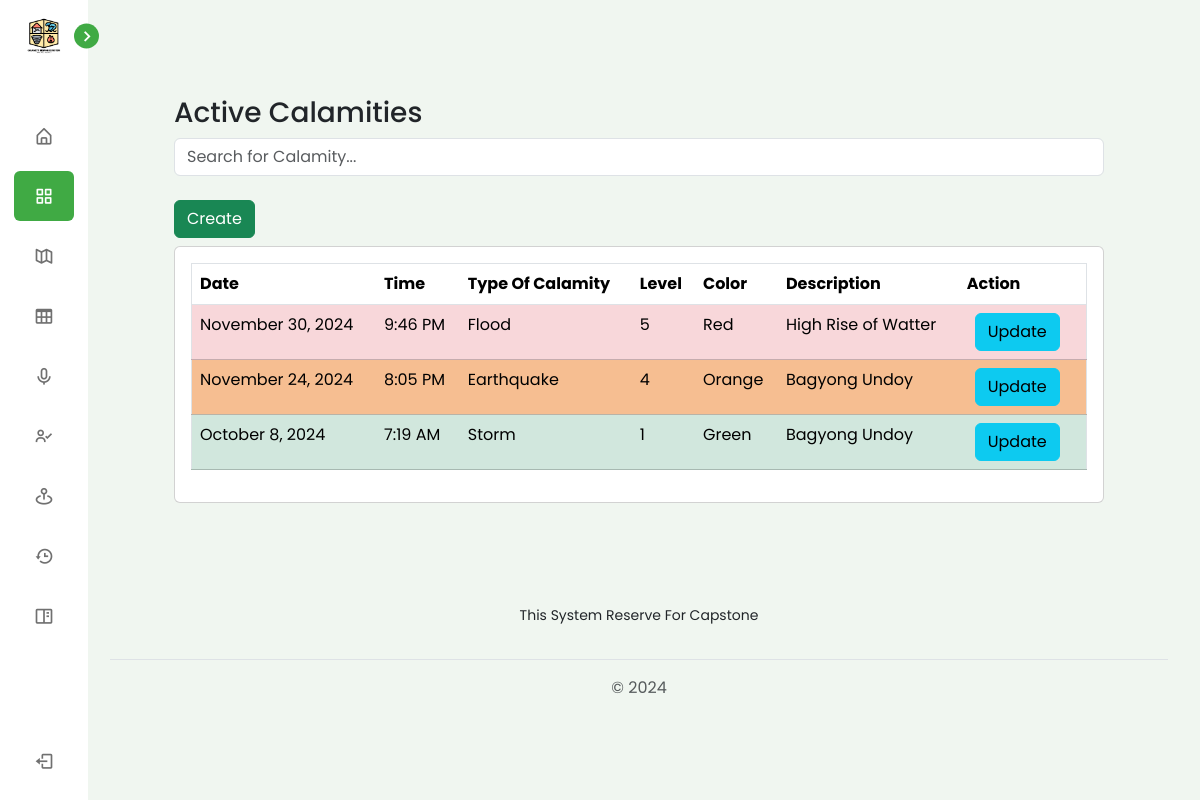
The page /view/pages/admin/calamity.php (signed in) on the database its author committed.
### tables this page shows
CREATE TABLE `tbl_calamity` (
  `id` int(11) NOT NULL,
  `calamity_id` varchar(255) NOT NULL,
  `calamity_type_id` varchar(255) NOT NULL,
  `calamity_status_id` varchar(255) NOT NULL,
  `calamity_description` varchar(255) NOT NULL,
  `calamity_active` tinyint(1) NOT NULL,
  `calamity_date` date NOT NULL,
  `calamity_time` time NOT NULL
);

CREATE TABLE `tbl_type_of_calamity` (
  `id` int(11) NOT NULL,
  `type_calamity_id` varchar(255) NOT NULL,
  `type_calamity_type` varchar(255) NOT NULL,
  `type_calamity_description` varchar(255) NOT NULL
);

CREATE TABLE `tbl_calamity_status` (
  `id` int(11) NOT NULL,
  `status_id` varchar(255) NOT NULL,
  `status_level` varchar(255) NOT NULL,
  `status_color` varchar(255) NOT NULL,
  `status_description` varchar(255) NOT NULL
);

### connection/connection.php (called while the page is built, shortened)
<?php
class config {
    public function __construct(){
        $dsn = "mysql:host=".H.";dbname=".DB;
        $username = U;
        $password = P;
        try {
            $this->pdo = new PDO($dsn, $username, $password);
        } catch (PDOException $e) {
            die("Connection failed: " . $e->getMessage());
        }
    }
}
?>

### controller/CalamityController.php (called while the page is built, shortened)
<?php
require_once('../../../services/CalamityServices.php');
$calamityService = new CalamityServices();
?>

### services/CalamityServices.php (called while the page is built, shortened)
<?php
require_once("../../../connection/connection.php");
class CalamityServices extends config {
    public function getActiveCalamity() {
        try {
            $query = "SELECT
                            c.id,
                            c.calamity_active,
                            c.calamity_date,
                            c.calamity_time,
                            c.calamity_description,
                            cs.status_id,
                            cs.status_level,
                            cs.status_color,
                            cs.status_description,
                            tc.type_calamity_id,
                            tc.type_calamity_type,
                            tc.type_calamity_description
                        FROM
                            tbl_calamity c
                        JOIN
                            tbl_calamity_status cs
                            ON c.calamity_status_id = cs.status_id
                        JOIN
                            tbl_type_of_calamity tc
                            ON c.calamity_type_id = tc.type_calamity_id
                        WHERE
                            c.calamity_active = 1
                        ORDER BY
                            c.calamity_date DESC
                        ";
            $stmt = $this->pdo->prepare($query);
            $stmt->execute();
            $calamities =  $stmt->fetchAll(PDO::FETCH_ASSOC);
            return  $calamities;
        } catch (PDOException $e) {
            echo "Error: " . $e->getMessage();
        }
    }
}
?>

### view/pages/admin/calamity.php (the view, shortened to what this page needs)
<?php
$part = "calamity";
require_once('../../../controller/CalamityController.php');
$activeCalamities = $calamityService->getActiveCalamity();
?>
<?php require_once('../../components/header.php')?>
<div class="p-0 p-md-5">
    <div class="p-4">
        <h3 class="text-dark">Active Calamities</h3>
        <div class="mb-3">
            <input type="text" id="searchInput" class="form-control" placeholder="Search for Calamity...">
        </div>
        <button type="button" class="btn btn-success mx-0 my-md-2"
                                        data-bs-toggle="modal"
                                        data-bs-target="#calamityModal"
                                        data-bs-action="create">
                                        Create
                                    </button>
        <div class="table-responsive card p-3">
            <table border="1" class="table p-3" id="pestData">
                <thead>
                    <tr>
                        <th>Date</th>
                        <th>Time</th>
                        <th>Type Of Calamity</th>
                        <th>Level</th>
                        <th>Color</th>
                        <th>Description</th>
                        <th>Action</th>
                    </tr>
                </thead>
                <tbody>
                    <?php if (!empty($activeCalamities)): ?>
                        <?php foreach ($activeCalamities  as $calamity): ?>
                            <tr class="
                            <?php
                                if($calamity['status_color'] == 'Green') {
                                    echo "table-success";
                                }else if($calamity['status_color'] == 'YellowGreen') {
                                    echo "table-yellowgreen";
                                }else if($calamity['status_color'] == 'Yellow') {
                                    echo "table-warning";
                                }else if($calamity['status_color'] == 'Orange') {
                                    echo "table-orange";
                                }else if($calamity['status_color'] == 'Red') {
                                    echo "table-danger";
                                }
                            ?>
                           ">
                                <td><?php
                                    $date = new DateTime($calamity['calamity_date']);
                                    echo $date->format('F j, Y');
                                ?></td>
                                <td><?php
                                    $time = new DateTime($calamity['calamity_time']);
                                    echo $time->format('g:i A');
                                ?></td>
                                <td><?php echo htmlspecialchars($calamity['type_calamity_type']); ?></td>
                                <td><?php echo htmlspecialchars($calamity['status_level']); ?></td>
                                <td><?php echo htmlspecialchars($calamity['status_color']); ?></td>
                                <td><?php echo htmlspecialchars($calamity['calamity_description']); ?></td>
                                <td>
                                    <button type="button" class="btn btn-info mx-0 mx-md-2 my-1 my-md-0"
                                            data-bs-toggle="modal"
                                            data-bs-target="#calamityModal"
                                            data-bs-id="<?php echo htmlspecialchars($calamity['id']); ?>"
                                            data-bs-calamity_date="<?php echo htmlspecialchars($calamity['calamity_date']); ?>"
                                            data-bs-calamity_description="<?php echo htmlspecialchars($calamity['calamity_description']); ?>"
                                            data-bs-calamity_time="<?php echo htmlspecialchars($calamity['calamity_time']); ?>"
                                            data-bs-type_calamity_type="<?php echo htmlspecialchars($calamity['type_calamity_id']); ?>"
                                            data-bs-status_level="<?php echo htmlspecialchars($calamity['status_id']); ?>"
                                            data-bs-calamity_active="<?php echo htmlspecialchars($calamity['calamity_active']); ?>"
                                            data-bs-action="update">
                                        Update
                                    </button>
                                </td>
                            </tr>
                        <?php endforeach; ?>
                    <?php else: ?>
                        <tr>
                            <td colspan="6" class="text-center">No records found.</td>
                        </tr>
                    <?php endif; ?>
                </tbody>
            </table>
        </div>
    </div>
</div>
<?php require_once('../../components/footer.php')?>

### view/components/header.php (shortened to what this page needs)
<!DOCTYPE html>
<html lang="en">
<head>
    <link rel="stylesheet" href="https://unpkg.com/leaflet@1.9.4/dist/leaflet.css" />
    <link href="https://cdn.jsdelivr.net/npm/bootstrap@5.3.3/dist/css/bootstrap.min.css" rel="stylesheet">
    <link rel="stylesheet" href="https://cdnjs.cloudflare.com/ajax/libs/font-awesome/6.6.0/css/all.min.css" />
    <link rel="stylesheet" href="../../css/sidebar.css">
    <link href='https://unpkg.com/boxicons@2.1.1/css/boxicons.min.css' rel='stylesheet'>
</head>
<body class="px-1 px-md-5">
    <?php if (isset($_SESSION['username']) && $part != "User") {?>
        <nav class='sidebar close'>
                        <header>
                            <div class='image-text'>
                                <span class='image'>
                                    <img src='../../../assets/images/logo.png' alt=''>
                                </span>
                            </div>
                            <i class='bx bx-chevron-right toggle'></i>
                        </header>
                        <div class='menu-bar'>
                            <div class='menu'>
                                <ul class='menu-links p-0'>
                                    <li class='nav-link  <?php echo $part == 'dashboard' ? 'active' : ''; ?>'>
                                        <a href='index.php'>
                                            <i class='bx bx-home-alt icon'></i>
                                        </a>
                                    </li>
                                    <li class='nav-link <?php echo $part == 'calamity' ? 'active' : ''; ?>'>
                                        <a href='calamity.php'>
                                            <i class='bx bx-grid-alt icon'></i>
                                        </a>
                                    </li>
                                    <li class='nav-link <?php echo $part == 'map' ? 'active' : ''; ?>'>
                                        <a href='map.php'>
                                            <i class='bx bx-map-alt icon'></i>
                                        </a>
                                    </li>
                                    <li class='nav-link <?php echo $part == 'table' ? 'active' : ''; ?>'>
                                        <a href='table.php'>
                                            <i class='bx bx-table icon'></i>
                                        </a>
                                    </li>
                                    <li class='nav-link <?php echo $part == 'announcement' ? 'active' : ''; ?>'>
                                        <a href='annoucement.php'>
                                            <i class='bx bx-microphone icon'></i>
                                        </a>
                                    </li>
                                    <li class='nav-link <?php echo $part == 'facilitator' ? 'active' : ''; ?>'>
                                        <a href='facilitator.php'>
                                            <i class='bx bx-user-check icon'></i>
                                        </a>
                                    </li>
                                    <li class='nav-link <?php echo $part == 'evacuation' ? 'active' : ''; ?>'>
                                        <a href='evacaution_location.php'>
                                            <i class='bx bx-map-pin icon'></i>
                                        </a>
                                    </li>
                                    <li class='nav-link <?php echo $part == 'history' ? 'active' : ''; ?>'>
                                        <a href='history.php'>
                                            <i class='bx bx-history icon'></i>
                                        </a>
                                    </li>
                                      <li class='nav-link <?php echo $part == 'report' ? 'active' : ''; ?>'>
                                        <a href='report.php'>
                                            <i class='bx bx-book-content  icon'></i>
                                        </a>
                                    </li>
                                </ul>
                            </div>
                            <div class='bottom-content' class='w-100'>
                                <form action='' method='post' class='w-100'>
                                    <li class='w-100'>
                                        <button type='submit' class='d-flex w-100 btn-logout p-0 py-3' style='padding-left: -10px'>
                                            <i class='bx bx-log-out icon p-0 m-0' style='margin-left: -10px;'></i>
                                        </button>
                                    </li>
                                </form>
                            </div>
                        </div>
                    </nav>
    <?php }?>
   <section class="home mb-3 p-1 p-lg-4 pt-5 pt-md-0 mt-5 mt-lg-0">

### view/components/footer.php (shortened to what this page needs)
    <footer class="py-1 px-2  mt-4">
    <ul class="nav justify-content-center border-bottom pb-3 mb-3">
        <p class="nav-item text-center">
        <small>This System Reserve For Capstone</small>
        </p>
    </ul>
    <p class="text-center text-body-secondary">© 2024</p>
    </footer>
    </section>
</body>
</html>

### view/css/sidebar.css (style rules this page uses)
* { margin: 0; padding: 0; box-sizing: border-box; font-family: 'Poppins', sans-serif; }
:root { --body-color: #f0f6f0; --sidebar-color: #FFF; --primary-color: #40aa44; --primary-color-light: #fffbf5; --toggle-color: #DDD; --text-color: #707070; --tran-03: all 0.2s ease; --tran-03: all 0.3s ease; --tran-04: all 0.3s ease; --tran-05: all 0.3s ease; }
body { min-height: 100vh; background-color: var(--body-color); transition: var(--tran-05); }
.sidebar { position: fixed; top: 0; left: 0; height: 100%; width: 250px; padding: 10px 14px; background: var(--sidebar-color); transition: var(--tran-05); z-index: 100; }
.sidebar.close { width: 88px; }
.sidebar li { height: 50px; list-style: none; display: flex; align-items: center; margin-top: 10px; }
.sidebar header .image, .sidebar .icon { min-width: 60px; border-radius: 6px; }
.sidebar .icon { min-width: 60px; border-radius: 6px; height: 100%; display: flex; align-items: center; justify-content: center; font-size: 20px; }
.sidebar .text, .sidebar .icon { color: var(--text-color); transition: var(--tran-03); }
.sidebar header { position: relative; }
.sidebar header .image-text { display: flex; align-items: center; }
.sidebar header .image { display: flex; align-items: center; justify-content: center; }
.sidebar header .image img { width: 40px; border-radius: 6px; }
.sidebar header .toggle { position: absolute; top: 50%; right: -25px; transform: translateY(-50%) rotate(180deg); height: 25px; width: 25px; background-color: var(--primary-color); color: var(--sidebar-color); border-radius: 50%; display: flex; align-items: center; justify-content: center; font-size: 22px; cursor: pointer; transition: var(--tran-05); }
.sidebar.close .toggle { transform: translateY(-50%) rotate(0deg); }
.sidebar .menu { margin-top: 40px; }
.sidebar li a { list-style: none; height: 100%; background-color: transparent; display: flex; align-items: center; height: 100%; width: 100%; border-radius: 6px; text-decoration: none; transition: var(--tran-03); }
.sidebar .menu-bar { height: calc(100% - 55px); display: flex; flex-direction: column; justify-content: space-between; overflow-y: scroll; }
.home { position: absolute; top: 0; top: 0; left: 250px; height: 100vh; width: calc(100% - 250px); background-color: var(--body-color); transition: var(--tran-05); }
.sidebar.close~.home { left: 78px; height: 100vh; width: calc(100% - 78px); }
.btn-logout { margin: 0; border: none; background: white; cursor: pointer; border-radius: 7px; }
.nav-link.active a { background-color: var(--primary-color); }
.nav-link.active a .icon, .nav-link.active a .text { color: var(--sidebar-color); }

### view/pages/admin/calamity.php (style rules this page uses)
.table-orange { background-color: #FF9800; color: white; }
.table-orange { --bs-table-color:#000; --bs-table-bg:#f6be91; --bs-table-border-color:#b9b3a7; --bs-table-striped-bg:#dbd0c7; --bs-table-striped-color:#000; --bs-table-active-bg:#d0c8bc; --bs-table-active-color:#000; --bs-table-hover-bg:#d6ccc1; --bs-table-hover-color:#000; color:var(--bs-table-color); border-color:var(--bs-table-border-color) }

### rows shown on the page
tbl_calamity: calamity_date "November 30, 2024", calamity_time "9:46 PM", tbl_type_of_calamity.type_calamity_type "Flood", tbl_calamity_status.status_level "5", tbl_calamity_status.status_color "Red", calamity_description "High Rise of Watter"
tbl_calamity: calamity_date "November 24, 2024", calamity_time "8:05 PM", tbl_type_of_calamity.type_calamity_type "Earthquake", tbl_calamity_status.status_level "4", tbl_calamity_status.status_color "Orange", calamity_description "Bagyong Undoy"
tbl_calamity: calamity_date "October 8, 2024", calamity_time "7:19 AM", tbl_type_of_calamity.type_calamity_type "Storm", tbl_calamity_status.status_level "1", tbl_calamity_status.status_color "Green", calamity_description "Bagyong Undoy"
